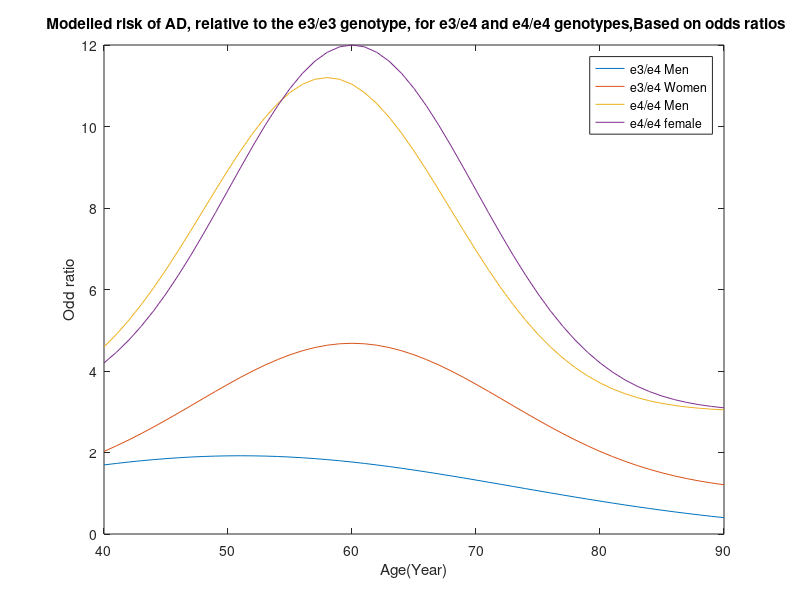

Recreate this plot in MATLAB.
x = 40 : 90 ;

% e3/e4 Men
E1=1.92;
F1=0.00103;
G1=0;
H1=0;
k11=51;
k12=0;


P1 = exp(-F1 .* ((x-k11).^2) - G1.*(x-k12));
fi1= E1 .* P1 + H1;


%e3/e4 Women
E2=3.68;
F2=0.00319;
G2=0;
H2=1;
k21=60;
k22=0;


P2 = exp(-F2 .* ((x-k21).^2) - G2.*(x-k22));
fi2= E2 .* P2 + H2;


%e4\e4 Men
E3=8.2;
F3=0.00506;
G3=0;
H3=3;
k31=58;
k32=0;

P3 = exp(-F3 .* ((x-k31).^2) - G3.*(x-k32));
fi3 = E3 .* P3 + H3;



%e4\e4 female
E4=9;
F4=0.00504;
G4=0;
H4=3;
k41=60;
k42=0;

P4 = exp(-F4 .* ((x-k41).^2) - G4.*(x-k42));
fi4= E4 .* P4 + H4;



plot(x,fi1,x,fi2,x,fi3,x,fi4);
legend('e3/e4 Men','e3/e4 Women','e4/e4 Men','e4/e4 female');
title(' Modelled risk of AD, relative to the e3/e3 genotype, for e3/e4 and e4/e4 genotypes,Based on odds ratios');
xlabel('Age(Year)');
ylabel('Odd ratio');
